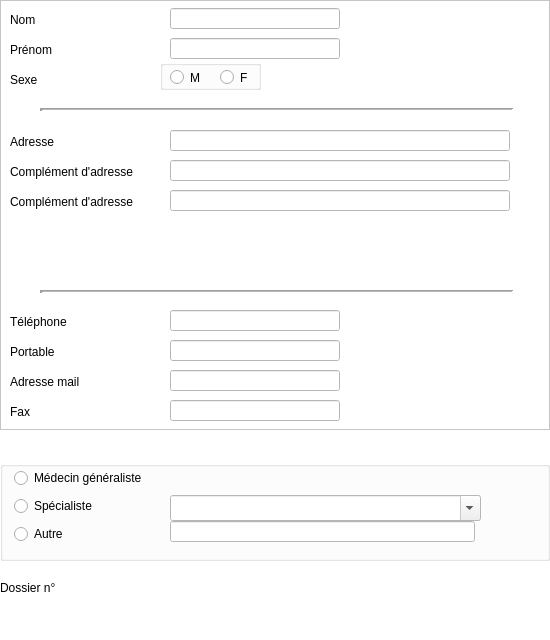
<?xml version="1.0" encoding="UTF-8"?>
<ui version="4.0">
 <class>dlg_identificationcorresp</class>
 <widget class="QDialog" name="dlg_identificationcorresp">
  <property name="windowModality">
   <enum>Qt::ApplicationModal</enum>
  </property>
  <property name="geometry">
   <rect>
    <x>0</x>
    <y>0</y>
    <width>550</width>
    <height>640</height>
   </rect>
  </property>
  <property name="sizePolicy">
   <sizepolicy hsizetype="Fixed" vsizetype="Fixed">
    <horstretch>0</horstretch>
    <verstretch>0</verstretch>
   </sizepolicy>
  </property>
  <property name="minimumSize">
   <size>
    <width>0</width>
    <height>0</height>
   </size>
  </property>
  <property name="maximumSize">
   <size>
    <width>16777215</width>
    <height>16777215</height>
   </size>
  </property>
  <property name="palette">
   <palette>
    <active>
     <colorrole role="Base">
      <brush brushstyle="SolidPattern">
       <color alpha="255">
        <red>255</red>
        <green>255</green>
        <blue>255</blue>
       </color>
      </brush>
     </colorrole>
     <colorrole role="Window">
      <brush brushstyle="SolidPattern">
       <color alpha="255">
        <red>255</red>
        <green>255</green>
        <blue>255</blue>
       </color>
      </brush>
     </colorrole>
    </active>
    <inactive>
     <colorrole role="Base">
      <brush brushstyle="SolidPattern">
       <color alpha="255">
        <red>255</red>
        <green>255</green>
        <blue>255</blue>
       </color>
      </brush>
     </colorrole>
     <colorrole role="Window">
      <brush brushstyle="SolidPattern">
       <color alpha="255">
        <red>255</red>
        <green>255</green>
        <blue>255</blue>
       </color>
      </brush>
     </colorrole>
    </inactive>
    <disabled>
     <colorrole role="Base">
      <brush brushstyle="SolidPattern">
       <color alpha="255">
        <red>255</red>
        <green>255</green>
        <blue>255</blue>
       </color>
      </brush>
     </colorrole>
     <colorrole role="Window">
      <brush brushstyle="SolidPattern">
       <color alpha="255">
        <red>255</red>
        <green>255</green>
        <blue>255</blue>
       </color>
      </brush>
     </colorrole>
    </disabled>
   </palette>
  </property>
  <property name="windowTitle">
   <string>Identification correspondant</string>
  </property>
  <property name="styleSheet">
   <string notr="true"/>
  </property>
  <widget class="QFrame" name="Principalframe">
   <property name="geometry">
    <rect>
     <x>0</x>
     <y>0</y>
     <width>550</width>
     <height>430</height>
    </rect>
   </property>
   <property name="minimumSize">
    <size>
     <width>550</width>
     <height>430</height>
    </size>
   </property>
   <property name="maximumSize">
    <size>
     <width>550</width>
     <height>430</height>
    </size>
   </property>
   <property name="frameShape">
    <enum>QFrame::StyledPanel</enum>
   </property>
   <property name="frameShadow">
    <enum>QFrame::Raised</enum>
   </property>
   <widget class="QLineEdit" name="FaxlineEdit">
    <property name="geometry">
     <rect>
      <x>170</x>
      <y>400</y>
      <width>170</width>
      <height>21</height>
     </rect>
    </property>
    <property name="maxLength">
     <number>15</number>
    </property>
   </widget>
   <widget class="QLineEdit" name="TellineEdit">
    <property name="geometry">
     <rect>
      <x>170</x>
      <y>310</y>
      <width>170</width>
      <height>21</height>
     </rect>
    </property>
    <property name="maxLength">
     <number>17</number>
    </property>
   </widget>
   <widget class="Line" name="line_2">
    <property name="geometry">
     <rect>
      <x>40</x>
      <y>290</y>
      <width>475</width>
      <height>3</height>
     </rect>
    </property>
    <property name="frameShadow">
     <enum>QFrame::Sunken</enum>
    </property>
    <property name="lineWidth">
     <number>3</number>
    </property>
    <property name="midLineWidth">
     <number>1</number>
    </property>
    <property name="orientation">
     <enum>Qt::Horizontal</enum>
    </property>
   </widget>
   <widget class="UpLineEdit" name="NomlineEdit">
    <property name="geometry">
     <rect>
      <x>170</x>
      <y>8</y>
      <width>170</width>
      <height>21</height>
     </rect>
    </property>
    <property name="font">
     <font>
      <weight>75</weight>
      <bold>true</bold>
     </font>
    </property>
    <property name="focusPolicy">
     <enum>Qt::StrongFocus</enum>
    </property>
    <property name="contextMenuPolicy">
     <enum>Qt::DefaultContextMenu</enum>
    </property>
    <property name="maxLength">
     <number>45</number>
    </property>
   </widget>
   <widget class="QLabel" name="NNIlabel">
    <property name="geometry">
     <rect>
      <x>10</x>
      <y>404</y>
      <width>145</width>
      <height>16</height>
     </rect>
    </property>
    <property name="text">
     <string>Fax</string>
    </property>
   </widget>
   <widget class="QLineEdit" name="MaillineEdit">
    <property name="geometry">
     <rect>
      <x>170</x>
      <y>370</y>
      <width>170</width>
      <height>21</height>
     </rect>
    </property>
    <property name="maxLength">
     <number>45</number>
    </property>
   </widget>
   <widget class="QLabel" name="Prenomlabel">
    <property name="geometry">
     <rect>
      <x>10</x>
      <y>42</y>
      <width>145</width>
      <height>16</height>
     </rect>
    </property>
    <property name="text">
     <string>Prénom</string>
    </property>
   </widget>
   <widget class="QLabel" name="Adresse2label">
    <property name="geometry">
     <rect>
      <x>10</x>
      <y>164</y>
      <width>145</width>
      <height>16</height>
     </rect>
    </property>
    <property name="text">
     <string>Complément d'adresse</string>
    </property>
   </widget>
   <widget class="QLabel" name="Maillabel">
    <property name="geometry">
     <rect>
      <x>10</x>
      <y>374</y>
      <width>145</width>
      <height>16</height>
     </rect>
    </property>
    <property name="text">
     <string>Adresse mail</string>
    </property>
   </widget>
   <widget class="UpLineEdit" name="PrenomlineEdit">
    <property name="geometry">
     <rect>
      <x>170</x>
      <y>38</y>
      <width>170</width>
      <height>21</height>
     </rect>
    </property>
    <property name="font">
     <font>
      <weight>75</weight>
      <bold>true</bold>
     </font>
    </property>
    <property name="focusPolicy">
     <enum>Qt::StrongFocus</enum>
    </property>
    <property name="contextMenuPolicy">
     <enum>Qt::DefaultContextMenu</enum>
    </property>
    <property name="maxLength">
     <number>45</number>
    </property>
   </widget>
   <widget class="QGroupBox" name="SexegroupBox">
    <property name="geometry">
     <rect>
      <x>160</x>
      <y>60</y>
      <width>101</width>
      <height>30</height>
     </rect>
    </property>
    <property name="title">
     <string/>
    </property>
    <property name="flat">
     <bool>true</bool>
    </property>
    <widget class="QRadioButton" name="MradioButton">
     <property name="geometry">
      <rect>
       <x>10</x>
       <y>5</y>
       <width>35</width>
       <height>25</height>
      </rect>
     </property>
     <property name="focusPolicy">
      <enum>Qt::StrongFocus</enum>
     </property>
     <property name="text">
      <string>M</string>
     </property>
     <property name="autoExclusive">
      <bool>true</bool>
     </property>
    </widget>
    <widget class="QRadioButton" name="FradioButton">
     <property name="geometry">
      <rect>
       <x>60</x>
       <y>5</y>
       <width>35</width>
       <height>25</height>
      </rect>
     </property>
     <property name="focusPolicy">
      <enum>Qt::StrongFocus</enum>
     </property>
     <property name="text">
      <string>F</string>
     </property>
     <property name="autoExclusive">
      <bool>true</bool>
     </property>
    </widget>
   </widget>
   <widget class="QLabel" name="Sexelabel">
    <property name="geometry">
     <rect>
      <x>10</x>
      <y>72</y>
      <width>145</width>
      <height>16</height>
     </rect>
    </property>
    <property name="text">
     <string>Sexe</string>
    </property>
   </widget>
   <widget class="QLabel" name="Adresse3label">
    <property name="geometry">
     <rect>
      <x>10</x>
      <y>194</y>
      <width>145</width>
      <height>16</height>
     </rect>
    </property>
    <property name="text">
     <string>Complément d'adresse</string>
    </property>
   </widget>
   <widget class="QLineEdit" name="Adresse1lineEdit">
    <property name="geometry">
     <rect>
      <x>170</x>
      <y>130</y>
      <width>340</width>
      <height>21</height>
     </rect>
    </property>
    <property name="maxLength">
     <number>70</number>
    </property>
    <property name="frame">
     <bool>true</bool>
    </property>
   </widget>
   <widget class="QLabel" name="Tellabel">
    <property name="geometry">
     <rect>
      <x>10</x>
      <y>314</y>
      <width>145</width>
      <height>16</height>
     </rect>
    </property>
    <property name="text">
     <string>Téléphone</string>
    </property>
   </widget>
   <widget class="QLabel" name="Portlabel">
    <property name="geometry">
     <rect>
      <x>10</x>
      <y>344</y>
      <width>145</width>
      <height>16</height>
     </rect>
    </property>
    <property name="text">
     <string>Portable</string>
    </property>
   </widget>
   <widget class="QLineEdit" name="Adresse2lineEdit">
    <property name="geometry">
     <rect>
      <x>170</x>
      <y>160</y>
      <width>340</width>
      <height>21</height>
     </rect>
    </property>
    <property name="maxLength">
     <number>70</number>
    </property>
    <property name="frame">
     <bool>true</bool>
    </property>
   </widget>
   <widget class="QLineEdit" name="Adresse3lineEdit">
    <property name="geometry">
     <rect>
      <x>170</x>
      <y>190</y>
      <width>340</width>
      <height>21</height>
     </rect>
    </property>
    <property name="maxLength">
     <number>70</number>
    </property>
    <property name="frame">
     <bool>true</bool>
    </property>
   </widget>
   <widget class="QLabel" name="Adresse1label">
    <property name="geometry">
     <rect>
      <x>10</x>
      <y>134</y>
      <width>145</width>
      <height>16</height>
     </rect>
    </property>
    <property name="text">
     <string>Adresse</string>
    </property>
   </widget>
   <widget class="Line" name="line">
    <property name="geometry">
     <rect>
      <x>40</x>
      <y>108</y>
      <width>475</width>
      <height>3</height>
     </rect>
    </property>
    <property name="frameShadow">
     <enum>QFrame::Sunken</enum>
    </property>
    <property name="lineWidth">
     <number>3</number>
    </property>
    <property name="midLineWidth">
     <number>1</number>
    </property>
    <property name="orientation">
     <enum>Qt::Horizontal</enum>
    </property>
   </widget>
   <widget class="QLabel" name="Nomlabel">
    <property name="geometry">
     <rect>
      <x>10</x>
      <y>12</y>
      <width>145</width>
      <height>16</height>
     </rect>
    </property>
    <property name="text">
     <string>Nom</string>
    </property>
   </widget>
   <widget class="QLineEdit" name="PortablelineEdit">
    <property name="geometry">
     <rect>
      <x>170</x>
      <y>340</y>
      <width>170</width>
      <height>21</height>
     </rect>
    </property>
    <property name="maxLength">
     <number>17</number>
    </property>
   </widget>
  </widget>
  <widget class="QLabel" name="idDossierlabel">
   <property name="geometry">
    <rect>
     <x>0</x>
     <y>580</y>
     <width>240</width>
     <height>16</height>
    </rect>
   </property>
   <property name="text">
    <string>Dossier n°</string>
   </property>
   <property name="textFormat">
    <enum>Qt::AutoText</enum>
   </property>
  </widget>
  <widget class="QGroupBox" name="SpegroupBox">
   <property name="geometry">
    <rect>
     <x>0</x>
     <y>461</y>
     <width>550</width>
     <height>100</height>
    </rect>
   </property>
   <property name="minimumSize">
    <size>
     <width>470</width>
     <height>100</height>
    </size>
   </property>
   <property name="title">
    <string/>
   </property>
   <widget class="QRadioButton" name="MGradioButton">
    <property name="geometry">
     <rect>
      <x>14</x>
      <y>7</y>
      <width>145</width>
      <height>20</height>
     </rect>
    </property>
    <property name="text">
     <string>Médecin généraliste</string>
    </property>
   </widget>
   <widget class="QRadioButton" name="SperadioButton">
    <property name="geometry">
     <rect>
      <x>14</x>
      <y>35</y>
      <width>145</width>
      <height>20</height>
     </rect>
    </property>
    <property name="text">
     <string>Spécialiste</string>
    </property>
   </widget>
   <widget class="QRadioButton" name="AutreradioButton">
    <property name="geometry">
     <rect>
      <x>14</x>
      <y>63</y>
      <width>145</width>
      <height>20</height>
     </rect>
    </property>
    <property name="text">
     <string>Autre</string>
    </property>
   </widget>
   <widget class="QComboBox" name="SpecomboBox">
    <property name="geometry">
     <rect>
      <x>170</x>
      <y>34</y>
      <width>311</width>
      <height>26</height>
     </rect>
    </property>
    <property name="editable">
     <bool>true</bool>
    </property>
    <property name="maxVisibleItems">
     <number>15</number>
    </property>
    <property name="insertPolicy">
     <enum>QComboBox::NoInsert</enum>
    </property>
   </widget>
   <widget class="UpLineEdit" name="AutreupLineEdit">
    <property name="geometry">
     <rect>
      <x>170</x>
      <y>60</y>
      <width>305</width>
      <height>21</height>
     </rect>
    </property>
   </widget>
  </widget>
 </widget>
 <customwidgets>
  <customwidget>
   <class>UpLineEdit</class>
   <extends>QLineEdit</extends>
   <header>uplineedit.h</header>
  </customwidget>
 </customwidgets>
 <tabstops>
  <tabstop>NomlineEdit</tabstop>
  <tabstop>PrenomlineEdit</tabstop>
  <tabstop>MradioButton</tabstop>
  <tabstop>FradioButton</tabstop>
  <tabstop>Adresse1lineEdit</tabstop>
  <tabstop>Adresse2lineEdit</tabstop>
  <tabstop>Adresse3lineEdit</tabstop>
  <tabstop>TellineEdit</tabstop>
  <tabstop>PortablelineEdit</tabstop>
  <tabstop>MaillineEdit</tabstop>
  <tabstop>FaxlineEdit</tabstop>
  <tabstop>MGradioButton</tabstop>
  <tabstop>SperadioButton</tabstop>
  <tabstop>AutreradioButton</tabstop>
  <tabstop>SpecomboBox</tabstop>
 </tabstops>
 <resources/>
 <connections/>
</ui>
